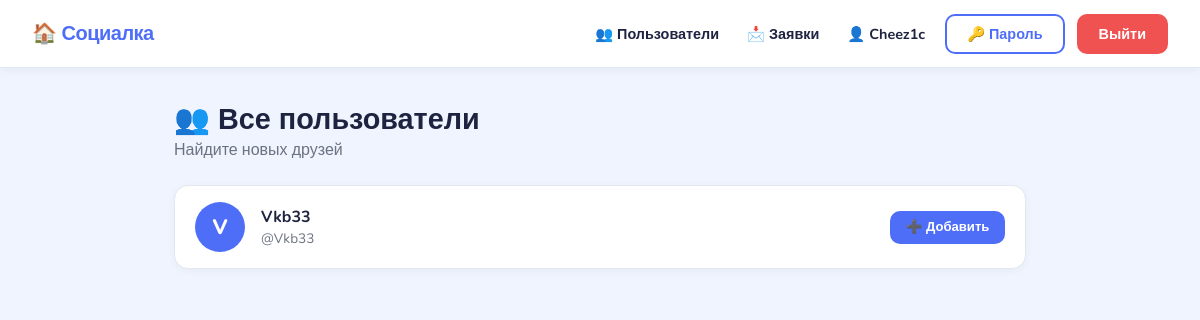
Page /users/ (signed in) on the earlier database version.
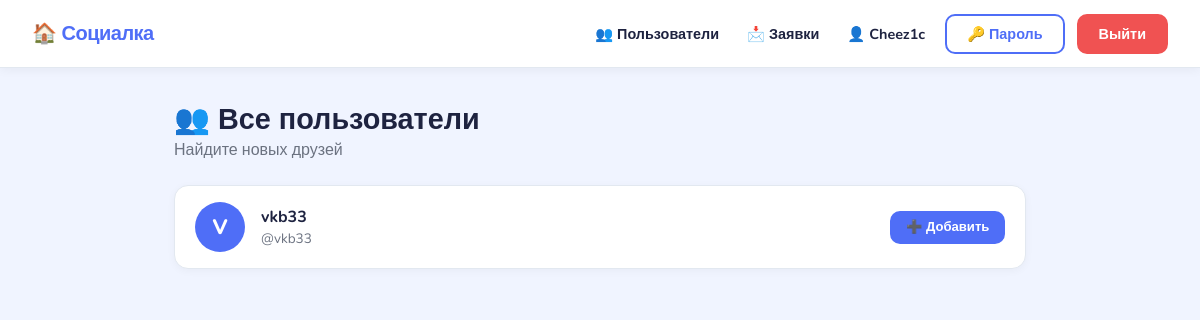
Same page on the later database version.
### users/models.py (models this page shows, shortened)
class User(AbstractUser):
    bio = models.TextField(blank=True, verbose_name='О себе')
    email = models.EmailField(unique=True, verbose_name='Email')
    phone = models.CharField(max_length=20, blank=True, verbose_name='Номер телефона')
    avatar = models.ImageField(
        upload_to='avatars/',
        blank=True,
        null=True,
        verbose_name='Аватарка',
        validators=[validate_image_extension],
    )
    friends = models.ManyToManyField(
        'self', blank=True, symmetrical=False,
        related_name='friend_of', verbose_name='Друзья',
    )
    friend_requests = models.ManyToManyField(
        'self', blank=True, symmetrical=False,
        related_name='incoming_requests', verbose_name='Заявки в друзья',
    )
    class Meta:
        verbose_name = 'Пользователь'
        verbose_name_plural = 'Пользователи'

### users/views.py (the view)
# urls.py: path('users/', views.user_list, name='user_list'),
@login_required
def user_list(request):
    all_users = User.objects.exclude(pk=request.user.pk)
    my_friends = set(request.user.friends.values_list('pk', flat=True))
    sent_requests = set(request.user.friend_requests.values_list('pk', flat=True))
    users = []
    for u in all_users:
        users.append({
            'user': u,
            'is_friend': u.pk in my_friends,
            'has_sent': u.pk in sent_requests,
        })
    return render(request, 'users/user_list.html', {'users': users})

### templates/users/user_list.html (shortened to what this page needs)
{% extends 'base.html' %}
{% block content %}
<div class="page-header">
    <h1>👥 Все пользователи</h1>
    <p>Найдите новых друзей</p>
</div>
<div class="users-grid">
    {% for item in users %}
    <div class="user-card-item">
        <div class="user-card-avatar">{{ item.user.username|first|upper }}</div>
        <div class="user-card-info">
            <h3>{{ item.user.get_full_name|default:item.user.username }}</h3>
            <p class="username-tag">@{{ item.user.username }}</p>
        </div>
        <div class="user-card-actions">
            {% if item.is_friend %}
                <a href="{% url 'profile' username=item.user.username %}" class="btn btn-outline btn-sm">👤 Профиль</a>
                <span class="badge-friend">✓ Друг</span>
            {% elif item.has_sent %}
                <span class="badge-pending">⏳ Заявка отправлена</span>
            {% else %}
                <form method="post" action="{% url 'send_friend_request' item.user.username %}" style="display:inline">
                    <button type="submit" class="btn btn-primary btn-sm">➕ Добавить</button>
                </form>
            {% endif %}
        </div>
    </div>
    {% empty %}
        <p class="empty-state">Пока нет других пользователей</p>
    {% endfor %}
</div>
{% endblock %}

### templates/base.html (shortened to what this page needs)
<!DOCTYPE html>
<html lang="ru">
<head>
    {% load static %}
    <link rel="stylesheet" href="{% static 'css/style.css' %}">
</head>
<body>
    <nav class="navbar">
        <div class="nav-brand">
            <a href="{% url 'home' %}">🏠 Социалка</a>
        </div>
        <div class="nav-links">
            {% if user.is_authenticated %}
                <a href="{% url 'user_list' %}" class="nav-link">👥 Пользователи</a>
                <a href="{% url 'incoming_requests' %}" class="nav-link">📩 Заявки</a>
                <a href="{% url 'profile' username=user.username %}" class="nav-link">👤 {{ user.username }}</a>
                <a href="{% url 'password_change' %}" class="btn btn-outline">🔑 Пароль</a>
                <form method="post" action="{% url 'logout' %}" style="display:inline">
                    <button type="submit" class="btn btn-danger">Выйти</button>
                </form>
            {% else %}
                <a href="{% url 'login' %}" class="btn btn-outline">Войти</a>
                <a href="{% url 'register' %}" class="btn btn-primary">Регистрация</a>
            {% endif %}
        </div>
    </nav>
    <div class="container">
        {% block content %}{% endblock %}
    </div>
</body>
</html>

### static/css/style.css (style rules this page uses)
*, *::before, *::after { box-sizing: border-box; margin: 0; padding: 0; }
:root { --bg: #f0f4ff; --surface: #ffffff; --primary: #4f6ef7; --primary-dark: #3a56d4; --danger: #f05252; --text: #1e2340; --text-muted: #6b7280; --border: #e2e8f0; --radius: 14px; --shadow: 0 4px 24px rgba(79,110,247,0.10); }
body { font-family: 'Nunito', sans-serif; background: var(--bg); color: var(--text); min-height: 100vh; }
.navbar { background: var(--surface); border-bottom: 1px solid var(--border); padding: 0.85rem 2rem; display: flex; align-items: center; justify-content: space-between; box-shadow: 0 2px 10px rgba(0,0,0,0.05); position: sticky; top: 0; z-index: 100; }
.nav-brand a { font-size: 1.25rem; font-weight: 800; color: var(--primary); text-decoration: none; letter-spacing: -0.5px; }
.nav-links { display: flex; align-items: center; gap: 0.75rem; }
.btn { display: inline-block; padding: 0.5rem 1.25rem; border-radius: 10px; font-family: inherit; font-size: 0.9rem; font-weight: 700; cursor: pointer; border: 2px solid transparent; text-decoration: none; transition: all 0.18s ease; }
.btn-primary { background: var(--primary); color: #fff; border-color: var(--primary); }
.btn-outline { background: transparent; color: var(--primary); border-color: var(--primary); }
.btn-danger { background: var(--danger); color: #fff; border-color: var(--danger); }
.container { max-width: 900px; margin: 0 auto; padding: 2rem 1.5rem; }
.page-header { margin-bottom: 1.5rem; }
.page-header h1 { font-size: 1.8rem; font-weight: 800; }
.page-header p { color: var(--text-muted); }
.users-grid { display: flex; flex-direction: column; gap: 0.75rem; }
.user-card-item { background: var(--surface); border: 1px solid var(--border); border-radius: var(--radius); padding: 1rem 1.25rem; display: flex; align-items: center; gap: 1rem; box-shadow: 0 2px 8px rgba(0,0,0,0.04); }
.user-card-avatar { width: 50px; height: 50px; border-radius: 50%; background: var(--primary); color: #fff; font-size: 1.3rem; font-weight: 800; flex-shrink: 0; display: flex; align-items: center; justify-content: center; }
.user-card-info { flex: 1; }
.user-card-info h3 { font-size: 1rem; font-weight: 700; margin-bottom: 0.1rem; }
.username-tag { color: var(--text-muted); font-size: 0.85rem; }
.user-card-actions { display: flex; align-items: center; gap: 0.5rem; flex-shrink: 0; }
.btn-sm { padding: 0.35rem 0.85rem; font-size: 0.82rem; }
.nav-link { color: var(--text); text-decoration: none; font-weight: 700; font-size: 0.9rem; padding: 0.4rem 0.5rem; border-radius: 8px; transition: background 0.15s; }

Differences in the rows shown:
changed User: user.get_full_name "Vkb33" → "vkb33"; user.username "Vkb33" → "vkb33"
